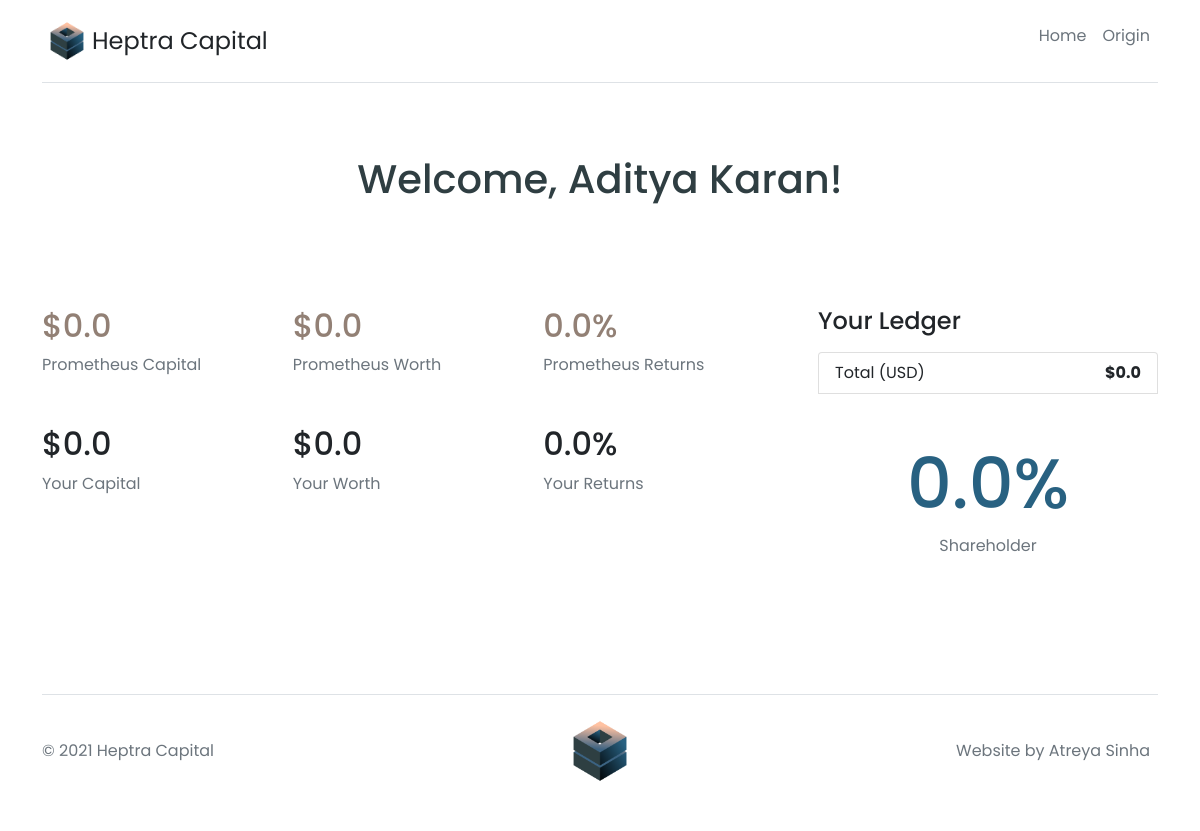
Screenshot of /dashboard/8 with the database file from the repository.
### sscapital/models.py (models this page shows, shortened)
class Investors(models.Model):
    full_name = models.CharField(max_length=50, null=False)
    description = models.CharField(max_length=100, null=False)
    image = models.ImageField(upload_to='PROFILE_IMAGE')

class Financials(models.Model):
    investor = models.ForeignKey(Investors, on_delete=models.CASCADE)
    capital_invested = models.FloatField(default=0.0)
    market_value = models.FloatField(default=0.0)
    returns = models.FloatField(default=0.0)
    shareholder = models.FloatField(default=0.0)

class Prometheus(models.Model):
    capital = models.FloatField(default=0.0)
    value = models.FloatField(default=0.0)
    returns = models.FloatField(default=0.0)

### sscapital/views.py (the view)
# urls.py: path('dashboard/<int:pk>', views.Dashboard.as_view(), name='dashboard'),
class Dashboard(View):
    def get(self, request, pk):
        investor = Investors.objects.get(id=pk)
        financials = Financials.objects.get(investor=investor.id)
        ledger = Ledger.objects.filter(investor=investor.id)
        prometheus = Prometheus.objects.get(id=1)
        return render(request, 'dashboard.html', {'prometheus': prometheus, 'investor': investor, 'ledger': ledger, 'financials': financials})

### templates/dashboard.html (shortened to what this page needs)
{% extends 'base.html' %} {% load static %} {% block content %}
<h1 class="text-center py-5" style="color: #2F3E42ff;">Welcome, {{investor.full_name}}!</h1>
<section>
    <div class="container">
        <div class="row g-5 py-5">
            <div class="col-md-5 col-lg-4 order-md-last">
                <h4 class="d-flex justify-content-between align-items-center mb-3">
                    <span class="text-dark">Your Ledger</span>
                </h4>
                <ul class="list-group mb-3">
                    <li class="list-group-item d-flex justify-content-between">
                        <span>Total (USD)</span>
                        <strong>${{financials.capital_invested}}</strong>
                    </li>
                    <div class="container text-center py-5">
                        <h1 style="font-size: 70px; color: #286181ff;">{{financials.shareholder}}%</h1>
                        <span class="text-muted">Shareholder</span>
                    </div>
                </ul>
            </div>
            <div class="col-md-7 col-lg-8">
                <div class="row">
                    <div class="col-lg-4">
                        <h2 style="color: #928075ff;">${{prometheus.capital}}</h2>
                        <span class="text-muted">Prometheus Capital</span>
                    </div>
                    <div class="col-lg-4">
                        <h2 style="color: #928075ff;><i class="fas fa-code-branch" aria-hidden="true"></i>${{prometheus.value}}</h2>
                        <span class="text-muted">Prometheus Worth</span>
                    </div>
                    <div class="col-lg-4">
                        <h2 style="color: #928075ff;><i class="far fa-building" aria-hidden="true"></i>{{prometheus.returns}}%</h2>
                        <span class="text-muted">Prometheus Returns</span>
                    </div>
                </div>
                <div class="row py-5">
                    <div class="col-lg-4">
                        <h2>${{financials.capital_invested}}</h2>
                        <span class="text-muted">Your Capital</span>
                    </div>
                    <div class="col-lg-4">
                        <h2>${{financials.market_value}}</h2>
                        <span class="text-muted">Your Worth</span>
                    </div>
                    <div class="col-lg-4">
                        <h2>{{financials.returns}}%</h2>
                        <span class="text-muted">Your Returns</span>
                    </div>
                </div>
            </div>
        </div>
    </div>
</section>
{% endblock %}

### static/css/style.css (style rules this page uses)
* { margin: 0; padding: 0; box-sizing: border-box; font-family: 'Poppins', sans-serif; }

### rows the page displays
Investors: full_name "Aditya Karan"
Financials: capital_invested "0.0", shareholder "0.0", market_value "0.0", returns "0.0"
Prometheus: capital "0.0", value "0.0", returns "0.0"
